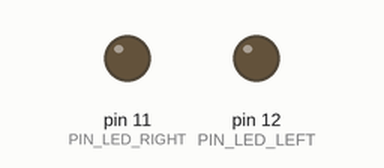
Simulated run of this sketch. Board: Arduino Uno, built with avr-gcc and run on an emulated ATmega328P. Shown: output pins drawn as LEDs (lit = HIGH).

Above: at 36.0 s.
Timing chart, 0 to 36.3 s (numbered marks = the images above):
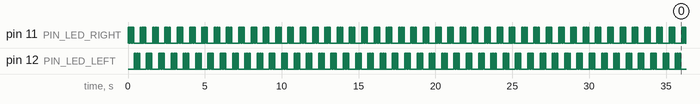

Measured:
- by itself, pin 11 (PIN_LED_RIGHT), pin 12 (PIN_LED_LEFT): repeats every 0.80 s: 4 × (LOW 0.04 s, HIGH 0.04 s), LOW 0.44 s, HIGH 0.04 s

The sketch:

blaulicht.ino
```cpp
// pins used for the application
#define PIN_LED_RIGHT 11
#define PIN_LED_LEFT 12

// delay between flashes in milliseconds
#define DURATION 40

// number of flashes per iteration
#define CYCLES 5

// configure the pins for digital output
void setup() {
  pinMode(PIN_LED_RIGHT, OUTPUT);
  pinMode(PIN_LED_LEFT, OUTPUT);
}

/*
 * To cause the effect of blue lights
 * this function flashes two leds in sequence
 * for the configured number of iterations.
 */
void loop() {
  for (byte n = 0; n < CYCLES; n++) {
    digitalWrite(PIN_LED_RIGHT, HIGH);
    delay(DURATION);
    digitalWrite(PIN_LED_RIGHT, LOW);
    delay(DURATION);
  }

  for (byte n = 0; n < CYCLES; n++) {
    digitalWrite(PIN_LED_LEFT, HIGH);
    delay(DURATION);
    digitalWrite(PIN_LED_LEFT, LOW);
    delay(DURATION);
  }
}
```
